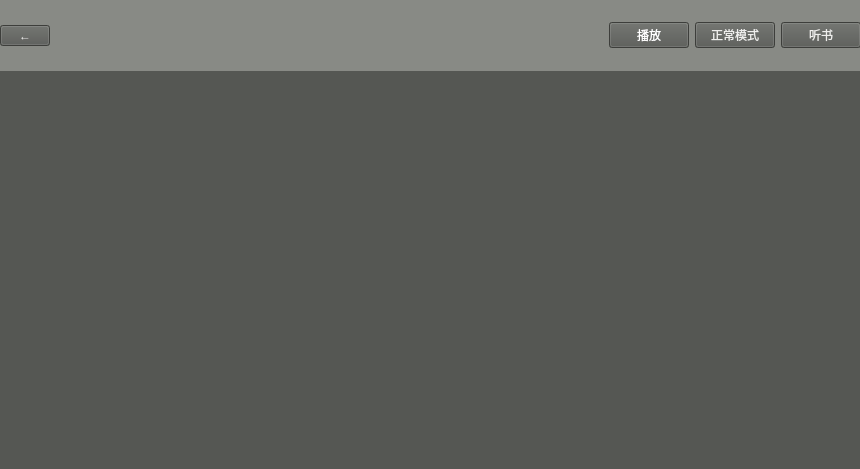
<?xml version="1.0" encoding="UTF-8"?>
<ui version="4.0">
 <class>BookWidget</class>
 <widget class="QWidget" name="BookWidget">
  <property name="geometry">
   <rect>
    <x>0</x>
    <y>0</y>
    <width>860</width>
    <height>469</height>
   </rect>
  </property>
  <property name="windowTitle">
   <string>Form</string>
  </property>
  <widget class="QToolButton" name="nextButton">
   <property name="geometry">
    <rect>
     <x>660</x>
     <y>0</y>
     <width>201</width>
     <height>491</height>
    </rect>
   </property>
   <property name="focusPolicy">
    <enum>Qt::ClickFocus</enum>
   </property>
   <property name="styleSheet">
    <string notr="true">background-color:rgba(0,0,0,0);
border:0px solid;</string>
   </property>
   <property name="text">
    <string/>
   </property>
  </widget>
  <widget class="QToolButton" name="preButton">
   <property name="geometry">
    <rect>
     <x>0</x>
     <y>0</y>
     <width>191</width>
     <height>491</height>
    </rect>
   </property>
   <property name="styleSheet">
    <string notr="true">background-color:rgba(0,0,0,0);
border:0px solid;</string>
   </property>
   <property name="text">
    <string/>
   </property>
  </widget>
  <widget class="QFrame" name="frame">
   <property name="geometry">
    <rect>
     <x>0</x>
     <y>0</y>
     <width>861</width>
     <height>71</height>
    </rect>
   </property>
   <property name="styleSheet">
    <string notr="true">background-color: rgb(136, 138, 133);</string>
   </property>
   <property name="frameShape">
    <enum>QFrame::StyledPanel</enum>
   </property>
   <property name="frameShadow">
    <enum>QFrame::Raised</enum>
   </property>
   <widget class="QWidget" name="layoutWidget">
    <property name="geometry">
     <rect>
      <x>0</x>
      <y>0</y>
      <width>861</width>
      <height>71</height>
     </rect>
    </property>
    <layout class="QHBoxLayout" name="horizontalLayout">
     <item>
      <widget class="QToolButton" name="BackButton">
       <property name="sizePolicy">
        <sizepolicy hsizetype="Fixed" vsizetype="Fixed">
         <horstretch>0</horstretch>
         <verstretch>0</verstretch>
        </sizepolicy>
       </property>
       <property name="minimumSize">
        <size>
         <width>50</width>
         <height>0</height>
        </size>
       </property>
       <property name="styleSheet">
        <string notr="true">color: rgb(238, 238, 236);
background-color: rgb(85, 87, 83);</string>
       </property>
       <property name="text">
        <string>←</string>
       </property>
      </widget>
     </item>
     <item>
      <spacer name="horizontalSpacer">
       <property name="orientation">
        <enum>Qt::Horizontal</enum>
       </property>
       <property name="sizeHint" stdset="0">
        <size>
         <width>40</width>
         <height>20</height>
        </size>
       </property>
      </spacer>
     </item>
     <item>
      <widget class="QPushButton" name="playerButton">
       <property name="styleSheet">
        <string notr="true">color: rgb(255, 255, 255);
background-color: rgb(85, 87, 83);</string>
       </property>
       <property name="text">
        <string>播放</string>
       </property>
      </widget>
     </item>
     <item>
      <widget class="QPushButton" name="normalButton">
       <property name="styleSheet">
        <string notr="true">color: rgb(238, 238, 236);
background-color: rgb(85, 87, 83);
rotation:90;</string>
       </property>
       <property name="text">
        <string>正常模式</string>
       </property>
      </widget>
     </item>
     <item>
      <widget class="QPushButton" name="listenButton">
       <property name="sizePolicy">
        <sizepolicy hsizetype="Preferred" vsizetype="Fixed">
         <horstretch>0</horstretch>
         <verstretch>0</verstretch>
        </sizepolicy>
       </property>
       <property name="styleSheet">
        <string notr="true">color: rgb(238, 238, 236);
background-color: rgb(85, 87, 83);</string>
       </property>
       <property name="text">
        <string>听书</string>
       </property>
      </widget>
     </item>
    </layout>
   </widget>
  </widget>
  <widget class="QToolButton" name="menuButton">
   <property name="geometry">
    <rect>
     <x>190</x>
     <y>0</y>
     <width>471</width>
     <height>491</height>
    </rect>
   </property>
   <property name="styleSheet">
    <string notr="true">background-color:rgba(0,0,0,0);
border:0px solid;</string>
   </property>
   <property name="text">
    <string/>
   </property>
  </widget>
  <widget class="QStackedWidget" name="stackedWidget">
   <property name="geometry">
    <rect>
     <x>0</x>
     <y>0</y>
     <width>861</width>
     <height>471</height>
    </rect>
   </property>
   <property name="styleSheet">
    <string notr="true">background-color: rgb(85, 87, 83);</string>
   </property>
   <widget class="QWidget" name="page"/>
   <widget class="QWidget" name="page_2"/>
  </widget>
  <zorder>stackedWidget</zorder>
  <zorder>nextButton</zorder>
  <zorder>preButton</zorder>
  <zorder>menuButton</zorder>
  <zorder>frame</zorder>
 </widget>
 <resources/>
 <connections/>
</ui>
